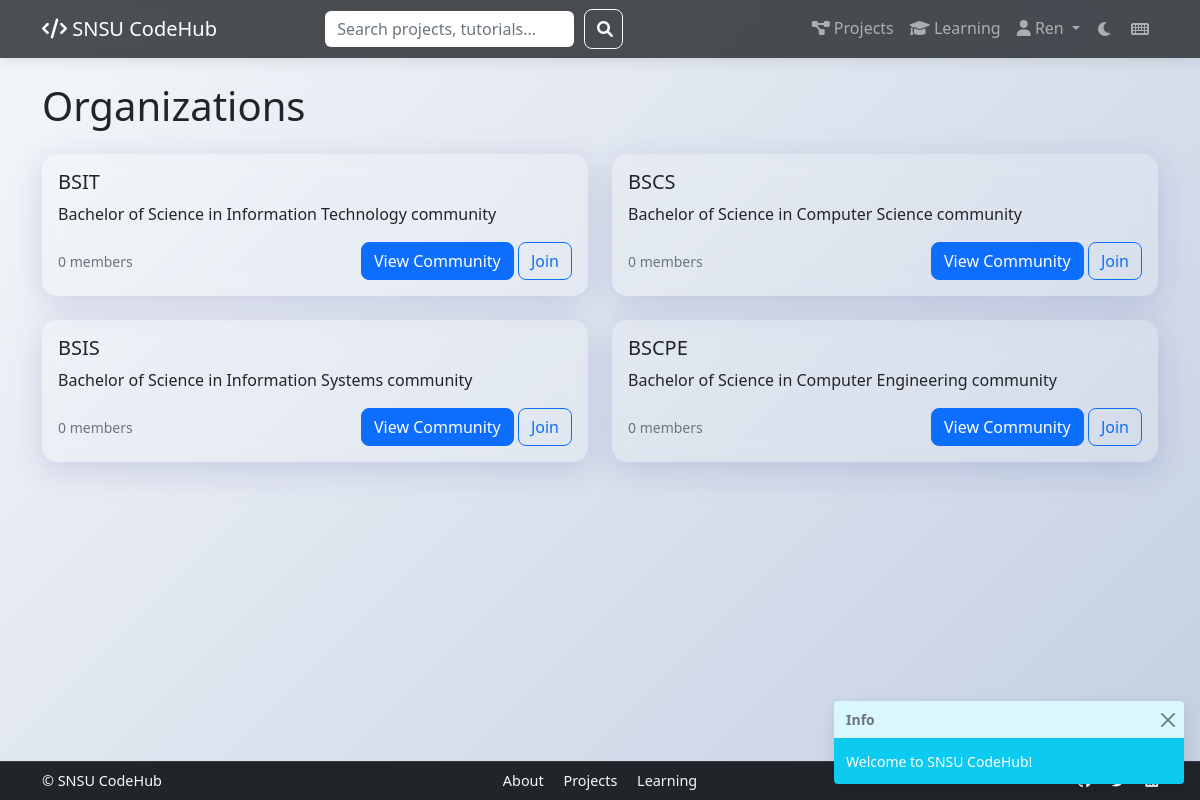
Page /organizations (signed in) on the committed database.
### app/models.py (models this page shows, shortened)
class User(UserMixin, db.Model):
    __tablename__ = 'user'
    id = db.Column(db.Integer, primary_key=True)
    username = db.Column(db.String(64), unique=True, nullable=False)
    email = db.Column(db.String(120), unique=True, nullable=False)
    password_hash = db.Column(db.String(128))
    github_username = db.Column(db.String(64))
    skills = db.Column(db.String(500))
    projects = db.relationship('Project', backref='author', lazy='dynamic')
    posts = db.relationship('Post', backref='author', lazy='dynamic')
    comments = db.relationship('Comment', backref='author', lazy='dynamic')

class Organization(db.Model):
    __tablename__ = 'organization'
    id = db.Column(db.Integer, primary_key=True)
    name = db.Column(db.String(100), nullable=False)  # e.g., BSIT, BSCS, etc.
    description = db.Column(db.Text)
    created_at = db.Column(db.DateTime, default=datetime.utcnow)
    members = db.relationship('User', secondary='organization_members', backref='organizations')
    posts = db.relationship('Post', backref='organization', lazy='dynamic')

### app/organizations/routes.py (the view)
@bp.route('/organizations')
def index():
    organizations = Organization.query.all()
    return render_template('organizations/index.html', organizations=organizations)

### app/__init__.py (called while the page is built)
def create_app():
    app = Flask(__name__)
    app.config.from_object(Config)
    db.init_app(app)
    login_manager.init_app(app)
    login_manager.login_view = 'auth.login'
    migrate.init_app(app, db)
    @app.context_processor
    def utility_processor():
        return {'now': datetime}
    with app.app_context():
        from app.auth import bp as auth_bp
        from app.main import bp as main_bp
        from app.projects import bp as projects_bp
        from app.learning import bp as learning_bp
        from app.organizations import bp as organizations_bp
        app.register_blueprint(auth_bp)
        app.register_blueprint(main_bp)
        app.register_blueprint(projects_bp)
        app.register_blueprint(learning_bp)
        app.register_blueprint(organizations_bp)
    return app

### app/models.py (called while the page is built)
@login_manager.user_loader
def load_user(id):
    return User.query.get(int(id))

### app/templates/organizations/index.html (shortened to what this page needs)
{% extends "base.html" %}
{% block content %}
<div class="container">
    <h1 class="mb-4">Organizations</h1>
    <div class="row">
        {% for org in organizations %}
        <div class="col-md-6 mb-4">
            <div class="card glass-card">
                <div class="card-body">
                    <h5 class="card-title">{{ org.name }}</h5>
                    <p class="card-text">{{ org.description }}</p>
                    <div class="d-flex justify-content-between align-items-center">
                        <small class="text-muted">{{ org.members|length }} members</small>
                        <div>
                            <a href="{{ url_for('organizations.view', id=org.id) }}" class="btn btn-primary">View Community</a>
                            {% if current_user.is_authenticated and current_user not in org.members %}
                            <a href="{{ url_for('organizations.join', id=org.id) }}" class="btn btn-outline-primary">Join</a>
                            {% endif %}
                        </div>
                    </div>
                </div>
            </div>
        </div>
        {% endfor %}
    </div>
</div>
{% endblock %}

### app/templates/base.html (shortened to what this page needs)
<!DOCTYPE html>
<html lang="en" data-bs-theme="light">
<head>
    <link href="https://cdn.jsdelivr.net/npm/bootstrap@5.1.3/dist/css/bootstrap.min.css" rel="stylesheet">
    <link href="https://cdnjs.cloudflare.com/ajax/libs/font-awesome/6.0.0/css/all.min.css" rel="stylesheet">
    <link href="https://cdnjs.cloudflare.com/ajax/libs/codemirror/5.65.2/codemirror.min.css" rel="stylesheet">
    <link href="https://cdnjs.cloudflare.com/ajax/libs/codemirror/5.65.2/theme/monokai.min.css" rel="stylesheet">
    <link href="{{ url_for('static', filename='css/style.css') }}" rel="stylesheet">
    <link href="https://unpkg.com/aos@2.3.1/dist/aos.css" rel="stylesheet">
    <link href="https://cdnjs.cloudflare.com/ajax/libs/animate.css/4.1.1/animate.min.css" rel="stylesheet">
</head>
<body>
    <nav class="navbar navbar-expand-lg navbar-dark glass-nav sticky-top">
        <div class="container">
            <a class="navbar-brand" href="{{ url_for('main.index') }}">
                <i class="fas fa-code"></i> SNSU CodeHub
            </a>
            <div class="collapse navbar-collapse" id="navbarContent">
                <form class="d-flex search-form mx-auto" action="{{ url_for('main.search') }}" method="GET">
                    <input class="form-control me-2" type="search" name="q" placeholder="Search projects, tutorials...">
                    <button class="btn btn-outline-light" type="submit"><i class="fas fa-search"></i></button>
                </form>
                <ul class="navbar-nav ms-auto mb-2 mb-lg-0">
                    <li class="nav-item">
                        <a class="nav-link" href="{{ url_for('projects.index') }}">
                            <i class="fas fa-project-diagram"></i> Projects
                        </a>
                    </li>
                    <li class="nav-item">
                        <a class="nav-link" href="{{ url_for('learning.index') }}">
                            <i class="fas fa-graduation-cap"></i> Learning
                        </a>
                    </li>
                    {% if current_user.is_authenticated %}
                        <li class="nav-item dropdown">
                            <a class="nav-link dropdown-toggle" href="#" id="navbarDropdown" role="button" data-bs-toggle="dropdown">
                                <i class="fas fa-user"></i> {{ current_user.username }}
                            </a>
                        </li>
                    {% endif %}
                    <li class="nav-item">
                        <button class="btn btn-link nav-link" id="darkModeToggle">
                        </button>
                    </li>
                </ul>
            </div>
        </div>
    </nav>
    <div class="toast-container position-fixed bottom-0 end-0 p-3"></div>
    <main class="py-2">
        <div class="container page-content" data-aos="fade-up">
            {% block content %}{% endblock %}
        </div>
    </main>
    <footer class="bg-dark text-light py-2 mt-3">
        <div class="container">
            <div class="row align-items-center">
                <div class="col-md-4">
                    <span class="me-3">© {{ current_year }} SNSU CodeHub</span>
                </div>
                <div class="col-md-4 text-center">
                    <a href="{{ url_for('main.about') }}" class="text-light me-3">About</a>
                    <a href="{{ url_for('projects.index') }}" class="text-light me-3">Projects</a>
                    <a href="{{ url_for('learning.index') }}" class="text-light">Learning</a>
                </div>
                <div class="col-md-4 text-md-end">
                    <a href="#" class="text-light me-3" title="GitHub"></a>
                    <a href="#" class="text-light me-3" title="Twitter"></a>
                    <a href="#" class="text-light" title="LinkedIn"></a>
                </div>
            </div>
        </div>
    </footer>
</body>
</html>

### app/static/css/style.css (style rules this page uses)
:root { --glass-bg: rgba(255, 255, 255, 0.15); --glass-border: rgba(255, 255, 255, 0.2); --glass-shadow: 0 8px 32px 0 rgba(31, 38, 135, 0.37); --primary-color: #0d6efd; --secondary-color: #6c757d; --transition-speed: 0.3s; }
.navbar.glass-nav { background: rgba(33, 37, 41, 0.8) !important; backdrop-filter: blur(10px); }
.card.glass-card { background: var(--glass-bg); border: none; transition: transform 0.3s ease; }
.animate-fade-in { animation: fadeIn 0.5s ease-in; }
body { background: linear-gradient(135deg, #f5f7fa 0%, #c3cfe2 100%); transition: background-color var(--transition-speed); }
.card { backdrop-filter: blur(10px); background: rgba(255, 255, 255, 0.9); border-radius: 15px; box-shadow: 0 8px 32px rgba(31, 38, 135, 0.15); transition: transform var(--transition-speed), box-shadow var(--transition-speed); animation: fadeIn 0.5s ease-out; }
.glass-nav { background: rgba(33, 37, 41, 0.95); backdrop-filter: blur(8px); box-shadow: 0 2px 15px rgba(0, 0, 0, 0.1); }
.navbar-brand { position: relative; overflow: hidden; }
.navbar-brand i { transition: transform var(--transition-speed); }
.btn { position: relative; overflow: hidden; border-radius: 8px; transition: all var(--transition-speed); }
.btn::after { content: ''; position: absolute; top: 50%; left: 50%; width: 0; height: 0; background: rgba(255, 255, 255, 0.2); border-radius: 50%; transform: translate(-50%, -50%); transition: width 0.6s, height 0.6s; }
.form-control { border-radius: 8px; transition: all var(--transition-speed); border: 2px solid transparent; }
.toast-container { z-index: 1050; }
#darkModeToggle { transition: transform 0.3s ease; }
.page-content { min-height: calc(100vh - 160px); padding: 1rem 0; }
footer { font-size: 0.9rem; border-top: 1px solid rgba(255,255,255,0.1); }
footer a { text-decoration: none; transition: color 0.3s ease; }

### app/templates/base.html (style rules this page uses)
html, body { height: 100%; }
body { display: flex; flex-direction: column; min-height: 100vh; }
main { flex: 1 0 auto; }
footer { flex-shrink: 0; margin-top: auto; }
.search-form { max-width: 300px; }

### rows in the picture
User: username "Ren"
Organization: name "BSIT", description "Bachelor of Science in Information Technology community", members|length "0"
Organization: name "BSCS", description "Bachelor of Science in Computer Science community", members|length "0"
Organization: name "BSIS", description "Bachelor of Science in Information Systems community", members|length "0"
Organization: name "BSCPE", description "Bachelor of Science in Computer Engineering community", members|length "0"
